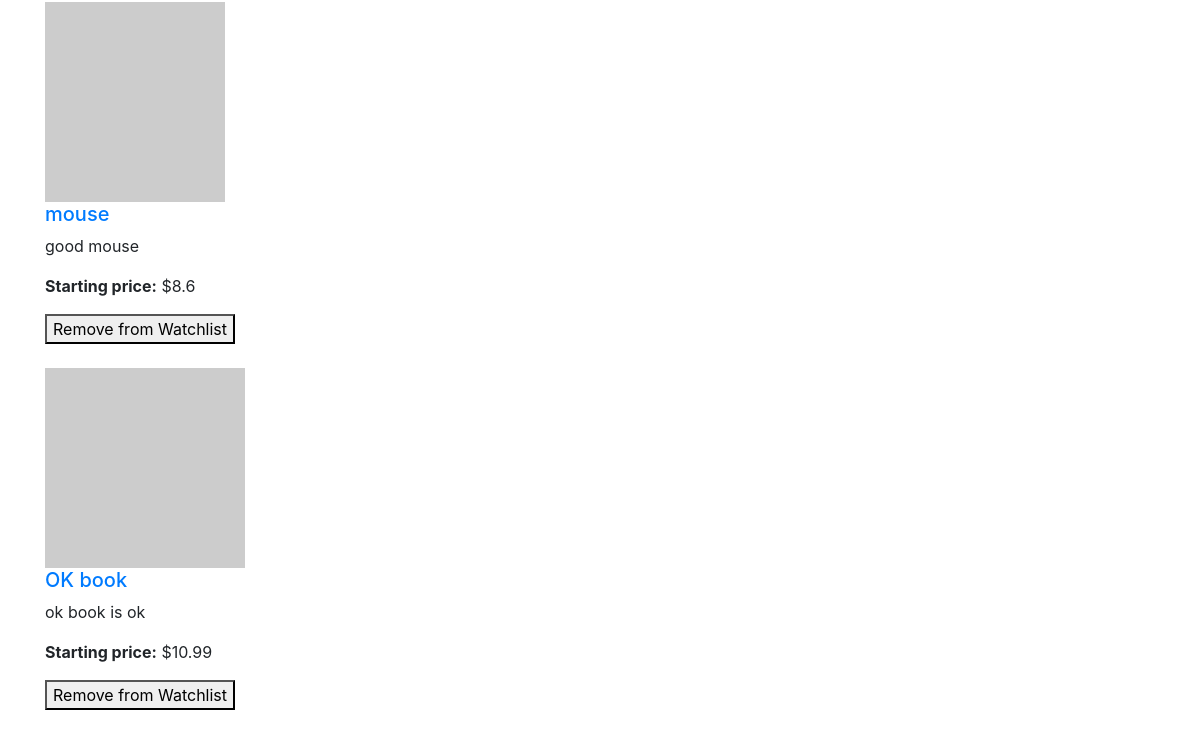
/watchlist (signed in, lower part), run on an earlier commit of the app's database.
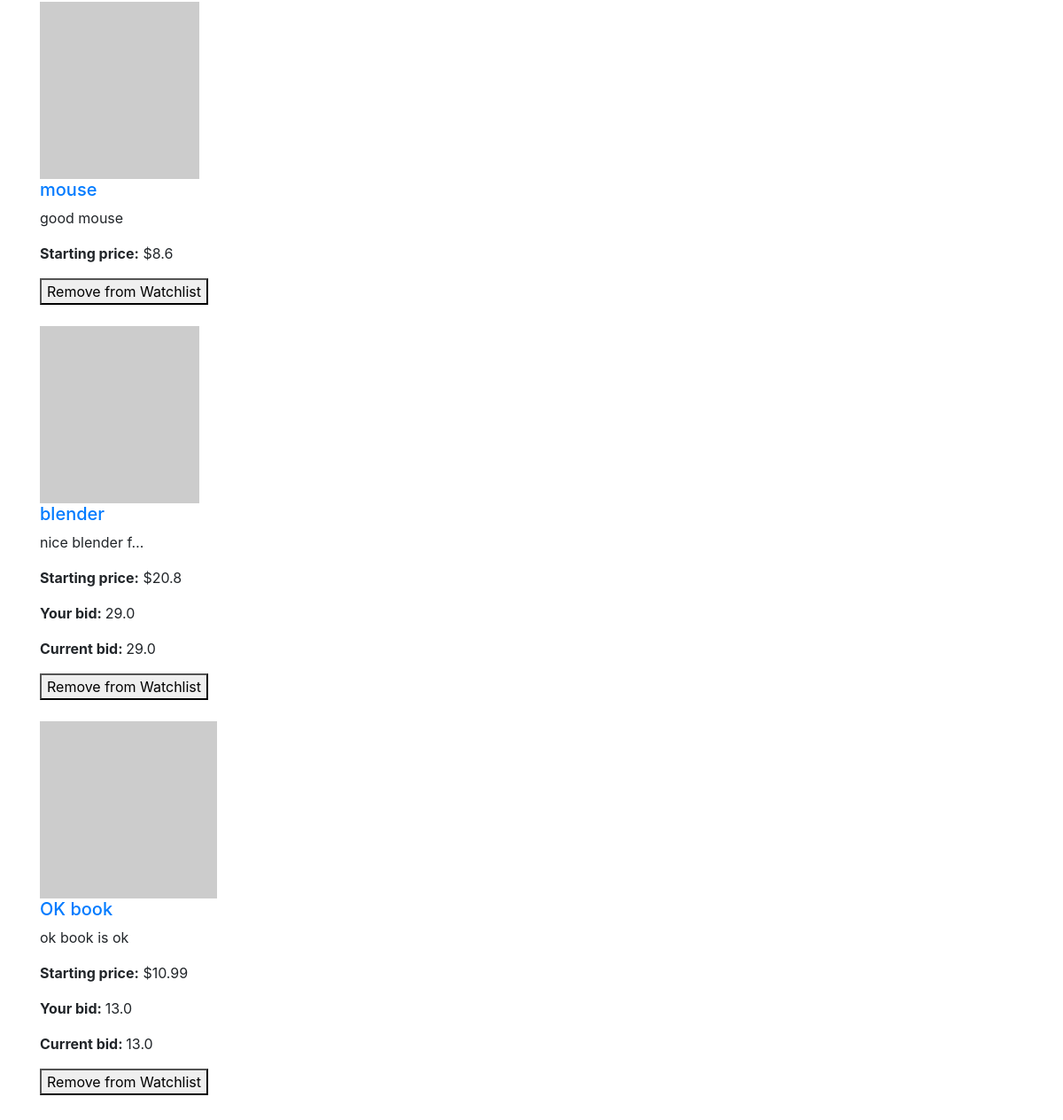
And on a later commit of the database.
### auctions/models.py (models this page shows, shortened)
class Listing(models.Model):
    title = models.CharField(max_length=255)
    description = models.TextField()
    starting_bid = models.FloatField(default=0)
    image_url = models.URLField()
    active = models.BooleanField(default=True)
    created_date = models.DateTimeField(auto_now_add=True)
    owner = models.ForeignKey(User, on_delete=models.SET_NULL, null=True, related_name="owner")
    category = models.ForeignKey(Category, on_delete=models.SET_NULL, null=True)
    bids = models.ForeignKey('Bid', on_delete=models.SET_NULL, null=True)

class Bid(models.Model):
    bid = models.FloatField()
    time_added = models.DateTimeField(auto_now_add=True)
    bidder = models.ForeignKey(User, on_delete=models.CASCADE)
    for_listing = models.ForeignKey(Listing, on_delete=models.CASCADE)

### auctions/views.py (the view)
# urls.py: path("watchlist", views.watchlist, name="watchlist"),
def watchlist(request):
    user = User.objects.get(id = request.user.id)
    watchlist = user.watchlist.all()
    bids = []
    current_bids = []
    for listing_obj in watchlist:
        bid = Bid.objects.filter(for_listing=listing_obj, bidder=user).order_by('-time_added').first()
        bids.append(bid)
    for listing_obj in watchlist:
        current_bid = Bid.objects.filter(for_listing=listing_obj).order_by('-time_added').first()
        current_bids.append(current_bid)
    return render(request, "auctions/watchlist.html", {
        'watchlist': watchlist,
        'bids': bids,
        'current_bids': current_bids
    })

### auctions/templates/auctions/watchlist.html (shortened to what this page needs)
{% extends "auctions/layout.html" %}
{% block body %}
  {% for listing in watchlist %}
    <div class="container">
      <div class="image">
          <img src="{{listing.image_url}}" alt="{{listing.title}}">
      </div>
      <div class="info">
          <h5>
              <a href="{% url 'listing' listing.id %}">
                  {{listing.title}}
              </a>
          </h5>
          <p>{{listing.description|truncatechars:15 }}</p>
          <p><strong>Starting price:</strong> ${{listing.starting_bid}}</p>
          <p>
            {% for bid in bids %}
              {% if bid.for_listing == listing %}
                <strong>Your bid: </strong>{{bid.bid}}
              {% endif %}
            {% endfor %}
          </p>
          <p>
            {% for current_bid in current_bids %}
              {% if current_bid.for_listing == listing %}
                <strong>Current bid: </strong>{{current_bid.bid}}
              {% endif %}
            {% endfor %}
          </p>
      </div>
      <form class="remove_watchlist" method="post" action="{% url 'remove_watchlist' listing.id %}">
        <button type="submit">Remove from Watchlist</button>
      </form>
      <br>
    </div>
  {% endfor %}
{% endblock body %}

What changed in the data, as far as the page shows it:
now on this page (row unchanged): Listing: title "blender", description "nice blender f…", starting_bid "20.8"
added Bid: bid "29.0"
added Bid: bid "13.0", shown under Listing "OK book"
